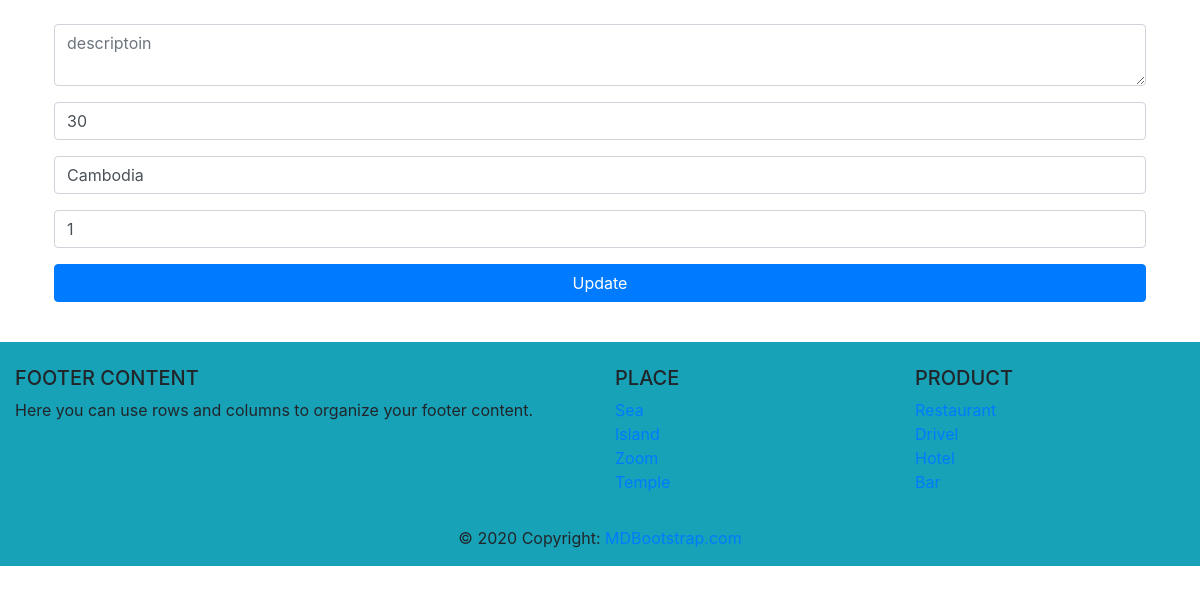
Screenshot of /process/edit.php?id=63 with the database file from the repository.
### tables this page shows
CREATE TABLE `post` (
  `post_id` int(11) NOT NULL,
  `image` varchar(200) NOT NULL,
  `description` text NOT NULL,
  `price` int(100) NOT NULL,
  `location` varchar(100) NOT NULL,
  `date` datetime NOT NULL DEFAULT current_timestamp(),
  `user_id` int(11) NOT NULL
);

### database/database.php (called while the page is built, shortened)
<?php
    function db() {
        return new mysqli('localhost','root','','project');
    }
    function getItemById($id) {
        return db()->query("SELECT * FROM post WHERE post_id = $id");
    }

### process/edit.php (the view, shortened to what this page needs)
<?php include_once('../partial/header.php'); ?>
<div class="container p-4">
    <?php
        require_once('../database/database.php');
        $id = $_GET['id'];
        $item = getItemById($id);
        foreach($item as $row):
    ?>
    <form action="update.php" method="post">
        <div class="form-group">
            <textarea type="text" class="form-control" placeholder="descriptoin" name="des" value="<?= $row['description'] ?>"></textarea>
        </div>
        <div class="form-group">
            <input type="number" class="form-control" placeholder="price" name="price" value="<?= $row['price'] ?>">
        </div>
        <div class="form-group">
            <input type="text" class="form-control" placeholder="location" name="location" value="<?= $row['location'] ?>">
        </div>
        <div class="form-group">
            <input type="numer" class="form-control" placeholder="user" name="user" value="<?= $row['user_id'] ?>">
        </div>
        <div class="form-group">
            <button type="submit" class="btn btn-primary btn-block">Update</button>
        </div>
    </form>
    <?php endforeach; ?>
</div>
<?php include_once('../partial/footer.php'); ?>

### rows the page displays
post: des "descriptoin", price "30", location "Cambodia", user "1"
